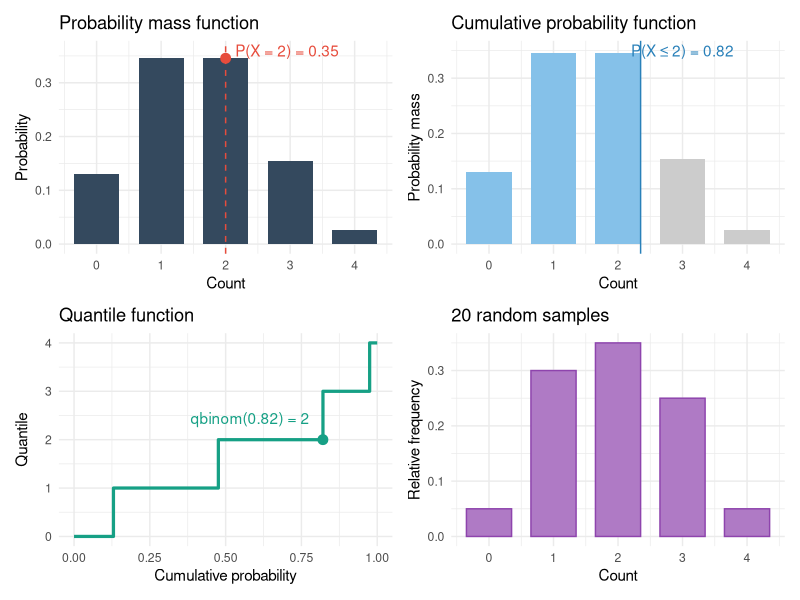
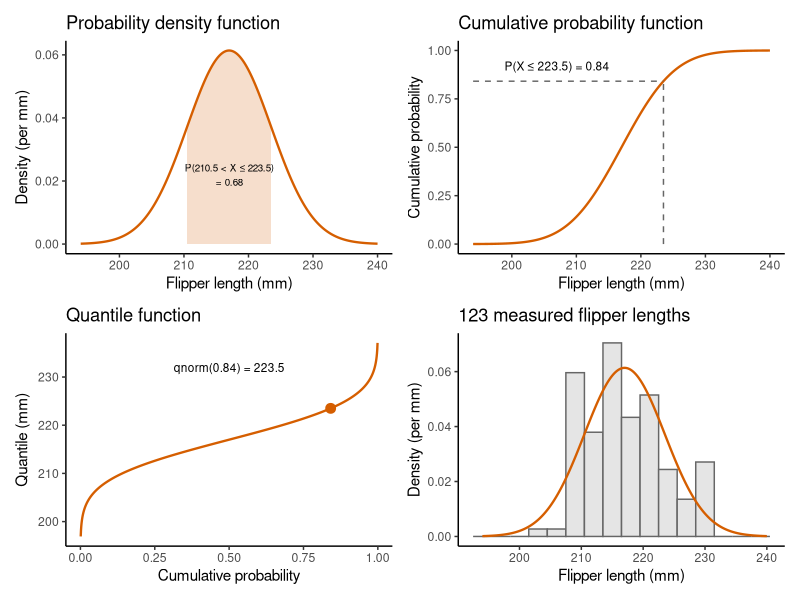
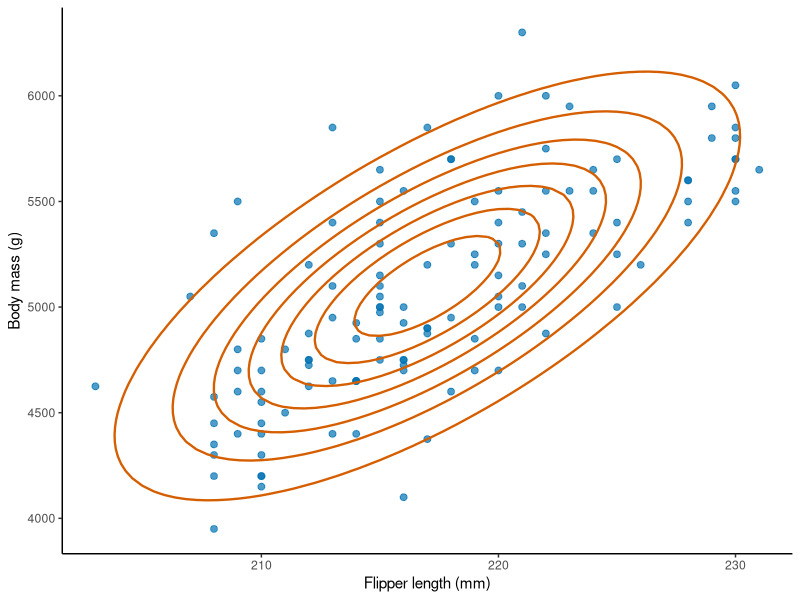

Here is the R script that generated these plots, in order:
## ---- chunk 1
#| include: false
# Load ggplot2 for the consistently formatted rendered figures in this chapter.
library(ggplot2)
## ---- chunk 2
#| echo: false
#| label: fig-four_faces
#| fig-cap: "The four faces of a Binomial distribution with $n = 4$ and $p = 0.4$."
library(ggplot2)
library(patchwork)

# Distribution parameters and a chosen cutoff
size = 4
prob = 0.4
cutoff = 2

# Probabilities at each possible number of successes
binomial = data.frame(
  x = 0:size,
  probability = dbinom(0:size, size = size, prob = prob),
  cumulative_probability = pbinom(0:size, size = size, prob = prob)
)

# Cumulative probability at the chosen cutoff
p_cutoff = pbinom(cutoff, size = size, prob = prob)

# Panel 1: probability mass function
p1 = ggplot(binomial, aes(x = x, y = probability)) +
  geom_col(fill = "#34495e", width = 0.7) +
  geom_vline(xintercept = cutoff, linetype = "dashed", colour = "#e74c3c") +
  geom_point(
    data = subset(binomial, x == cutoff),
    colour = "#e74c3c",
    size = 3
  ) +
  annotate(
    "text", x = 2.15, y = 0.36,
    label = paste0(
      "P(X = ", cutoff, ") = ",
      round(dbinom(cutoff, size, prob), 2)
    ),
    colour = "#e74c3c",
    hjust = 0
  ) +
  scale_x_continuous(breaks = 0:size) +
  labs(
    title = "Probability mass function",
    x = "Count",
    y = "Probability"
  ) +
  theme_minimal()

# Panel 2: cumulative probability
p2 = ggplot(binomial, aes(x = x, y = probability)) +
  geom_col(
    aes(fill = x <= cutoff),
    width = 0.7,
    show.legend = FALSE
  ) +
  geom_vline(xintercept = cutoff + 0.35, colour = "#2980b9") +
  annotate(
    "text", x = 3, y = 0.35,
    label = paste0(
      "P(X \u2264 ", cutoff, ") = ",
      round(p_cutoff, 2)
    ),
    colour = "#2980b9"
  ) +
  scale_fill_manual(values = c("TRUE" = "#85c1e9", "FALSE" = "grey80")) +
  scale_x_continuous(breaks = 0:size) +
  labs(
    title = "Cumulative probability function",
    x = "Count",
    y = "Probability mass"
  ) +
  theme_minimal()

# Panel 3: quantile function
probabilities = seq(0, 1, length.out = 1001)

quantiles = data.frame(
  p = probabilities,
  quantile = qbinom(probabilities, size = size, prob = prob)
)

p3 = ggplot(quantiles, aes(x = p, y = quantile)) +
  geom_step(colour = "#16a085", linewidth = 1.1) +
  geom_point(
    data = data.frame(p = p_cutoff, quantile = cutoff),
    colour = "#16a085",
    size = 3
  ) +
  annotate(
    "text", x = 0.58, y = 2.45,
    label = paste0(
      "qbinom(", round(p_cutoff, 2), ") = ", cutoff
    ),
    colour = "#16a085"
  ) +
  scale_y_continuous(breaks = 0:size) +
  labs(
    title = "Quantile function",
    x = "Cumulative probability",
    y = "Quantile"
  ) +
  theme_minimal()

# Panel 4: simulated random sample
set.seed(42)

sample_data = data.frame(
  x = rbinom(20, size = size, prob = prob)
)

# Calculate the relative frequency of each possible outcome
sample_frequency = data.frame(
  x = 0:size,
  relative_frequency = tabulate(
    sample_data$x + 1,
    nbins = size + 1
  ) / nrow(sample_data)
)

p4 = ggplot(sample_frequency, aes(x = x, y = relative_frequency)) +
  geom_col(fill = "#af7ac5", colour = "#8e44ad", width = 0.7) +
  scale_x_continuous(breaks = 0:size) +
  labs(
    title = "20 random samples",
    x = "Count",
    y = "Relative frequency"
  ) +
  theme_minimal()

(p1 | p2) / (p3 | p4)
## ---- chunk 3
flower_count = 6
fruit_set_probability = 0.5

# Calculate an exact probability, a cumulative probability, and a quantile.
dbinom(x = 4, size = flower_count, prob = fruit_set_probability) # 0.23
pbinom(q = 4, size = flower_count, prob = fruit_set_probability) # 0.89
qbinom(p = 0.75, size = flower_count, prob = fruit_set_probability) # 4
## ---- chunk 4
# Load the penguin data and keep the Gentoo penguins.
data(penguins, package = "datasets")
gentoo = penguins[penguins$species == "Gentoo", ]

# Count the penguins without a flipper length and remove them.
sum(is.na(gentoo$flipper_len))
gentoo = gentoo[!is.na(gentoo$flipper_len), ]
nrow(gentoo)
## ---- chunk 5
# Density of the flipper length model at 217 mm (units: per millimetre).
dnorm(x = 217, mean = 217, sd = 6.5)
## ---- chunk 6
# The same model with flipper length in centimetres (units: per centimetre).
dnorm(x = 21.7, mean = 21.7, sd = 0.65)
## ---- chunk 7
# Subtract two cumulative probabilities to obtain the probability of an interval.
pnorm(q = 223.5, mean = 217, sd = 6.5) - pnorm(q = 210.5, mean = 217, sd = 6.5)

# Use the upper tail for the probability of a length above 230 mm.
pnorm(q = 230, mean = 217, sd = 6.5, lower.tail = FALSE)
## ---- chunk 8
#| echo: false
#| label: fig-four_faces_normal
#| fig-cap: "The four faces of a Normal distribution for the flipper length of Gentoo penguins with a mean of 217 mm and a standard deviation of 6.5 mm. The fourth panel shows the 123 measured flipper lengths in place of a simulated sample."
library(ggplot2)
library(patchwork)

# Distribution parameters, a highlighted interval and a chosen cutoff
mean_flipper = 217
sd_flipper = 6.5
interval_lower = 210.5
interval_upper = 223.5
cutoff = 223.5

# Density and cumulative probability over a range of flipper lengths
normal = data.frame(x = seq(from = 194, to = 240, length.out = 461))
normal$density = dnorm(normal$x, mean = mean_flipper, sd = sd_flipper)
normal$cumulative_probability = pnorm(normal$x, mean = mean_flipper, sd = sd_flipper)

# Probability of the highlighted interval and cumulative probability at the cutoff
p_interval = pnorm(interval_upper, mean = mean_flipper, sd = sd_flipper) -
  pnorm(interval_lower, mean = mean_flipper, sd = sd_flipper)
p_cutoff = pnorm(cutoff, mean = mean_flipper, sd = sd_flipper)

# Panel 1: probability density function with an interval probability as an area
p1 = ggplot(normal, aes(x = x, y = density)) +
  geom_area(
    data = subset(normal, x >= interval_lower & x <= interval_upper),
    fill = "#D55E00",
    alpha = 0.2
  ) +
  geom_line(colour = "#D55E00", linewidth = 0.8) +
  annotate(
    "text", x = 217, y = 0.022,
    label = paste0("P(210.5 < X ≤ 223.5)\n= ", round(p_interval, 2)),
    size = 2.5
  ) +
  labs(
    title = "Probability density function",
    x = "Flipper length (mm)",
    y = "Density (per mm)"
  ) +
  theme_classic()

# Panel 2: cumulative probability function
p2 = ggplot(normal, aes(x = x, y = cumulative_probability)) +
  geom_line(colour = "#D55E00", linewidth = 0.8) +
  annotate(
    "segment", x = cutoff, xend = cutoff, y = 0, yend = p_cutoff,
    linetype = "dashed", colour = "grey40"
  ) +
  annotate(
    "segment", x = 194, xend = cutoff, y = p_cutoff, yend = p_cutoff,
    linetype = "dashed", colour = "grey40"
  ) +
  annotate(
    "text", x = 207, y = 0.92,
    label = paste0("P(X ≤ ", cutoff, ") = ", round(p_cutoff, 2)),
    size = 3
  ) +
  labs(
    title = "Cumulative probability function",
    x = "Flipper length (mm)",
    y = "Cumulative probability"
  ) +
  theme_classic()

# Panel 3: quantile function
probabilities = seq(0.001, 0.999, length.out = 999)

quantiles = data.frame(
  p = probabilities,
  quantile = qnorm(probabilities, mean = mean_flipper, sd = sd_flipper)
)

p3 = ggplot(quantiles, aes(x = p, y = quantile)) +
  geom_line(colour = "#D55E00", linewidth = 0.8) +
  geom_point(
    data = data.frame(p = p_cutoff, quantile = cutoff),
    colour = "#D55E00",
    size = 3
  ) +
  annotate(
    "text", x = 0.5, y = 232,
    label = paste0("qnorm(", round(p_cutoff, 2), ") = ", cutoff),
    size = 3
  ) +
  labs(
    title = "Quantile function",
    x = "Cumulative probability",
    y = "Quantile (mm)"
  ) +
  theme_classic()

# Panel 4: the measured flipper lengths as a density-scaled histogram
sample_data = data.frame(x = gentoo$flipper_len)

p4 = ggplot(sample_data, aes(x = x)) +
  geom_histogram(
    aes(y = after_stat(density)),
    binwidth = 3,
    boundary = 201.5,
    fill = "grey90",
    colour = "grey40"
  ) +
  geom_line(
    data = normal,
    aes(x = x, y = density),
    colour = "#D55E00",
    linewidth = 0.8
  ) +
  labs(
    title = "123 measured flipper lengths",
    x = "Flipper length (mm)",
    y = "Density (per mm)"
  ) +
  theme_classic()

(p1 | p2) / (p3 | p4)
## ---- chunk 9
# Calculate an upper-tail probability and a lower-tail quantile.
pnorm(q = 225, mean = 217, sd = 6.5, lower.tail = FALSE)
qnorm(p = 0.10, mean = 217, sd = 6.5)
## ---- chunk 10
#| echo: false
#| label: fig-joint_density
#| fig-cap: "Joint distribution of the flipper length and the body mass of Gentoo penguins. The lines are contours of the joint density of a bivariate Normal distribution with a correlation of 0.7 and the points are the 123 measured penguins."
# Parameters of the joint distribution of flipper length (mm) and body mass (g).
mean_flipper = 217
sd_flipper = 6.5
mean_mass = 5100
sd_mass = 500
rho = 0.7

# Calculate the joint density on a grid of flipper length and body mass combinations.
density_grid = expand.grid(
  flipper_len = seq(from = 195, to = 240, length.out = 100),
  body_mass = seq(from = 3400, to = 6800, length.out = 100)
)
z_x = (density_grid$flipper_len - mean_flipper) / sd_flipper
z_y = (density_grid$body_mass - mean_mass) / sd_mass
density_grid$joint_density =
  exp(-(z_x^2 - 2 * rho * z_x * z_y + z_y^2) / (2 * (1 - rho^2))) /
  (2 * pi * sd_flipper * sd_mass * sqrt(1 - rho^2))

# Plot the measured penguins with the contours of the joint density.
ggplot(gentoo, aes(x = flipper_len, y = body_mass)) +
  geom_point(colour = "#0072B2", alpha = 0.7, size = 2) +
  geom_contour(
    data = density_grid,
    aes(z = joint_density),
    colour = "#D55E00",
    linewidth = 0.8,
    bins = 8
  ) +
  labs(x = "Flipper length (mm)", y = "Body mass (g)") +
  theme_classic()
## ---- chunk 11
# Use the Binomial probability mass to calculate a weighted average.
seed_count = 4
seed_survival_probability = 0.4
seed_values = seq.int(from = 0, to = seed_count)
seed_probability = dbinom(
  x = seed_values,
  size = seed_count,
  prob = seed_survival_probability
)
expected_value = sum(seed_values * seed_probability)
expected_value
## ---- chunk 12
# Weight each squared distance from the mean by its probability.
variance = sum((seed_values - expected_value)^2 * seed_probability)
variance
## ---- chunk 13
# Integrate x times the density to obtain the mean of the flipper length model.
expected_flipper = integrate(
  f = function(x) x * dnorm(x = x, mean = 217, sd = 6.5),
  lower = 150, upper = 280
)$value
expected_flipper

# Integrate the squared distance from the mean times the density to obtain the variance.
flipper_variance = integrate(
  f = function(x) (x - expected_flipper)^2 * dnorm(x = x, mean = 217, sd = 6.5),
  lower = 150, upper = 280
)$value
flipper_variance
## ---- chunk 14
# Calculate the probability mass for all possible totals.
fruit_count_values = seq.int(from = 0, to = 16)
fruit_probabilities = dbinom(
  x = fruit_count_values,
  size = 16,
  prob = 0.6
)

expected_fruit_count = sum(fruit_count_values * fruit_probabilities)
fruit_count_variance = sum(
  (fruit_count_values - expected_fruit_count)^2 * fruit_probabilities
)

expected_fruit_count
fruit_count_variance
## ---- chunk 15
# Load the salamander counts and keep one species at the sites without mining.
data(Salamanders, package = "glmmTMB")
spring_salamanders = Salamanders[Salamanders$spp == "GP" & Salamanders$mined == "no", ]
counts = spring_salamanders$count
length(counts)

# Compare the sample variance with the sample mean.
sample_mean = mean(counts)
sample_variance = var(counts)
dispersion_ratio = sample_variance / sample_mean
c(sample_mean, sample_variance, dispersion_ratio)
